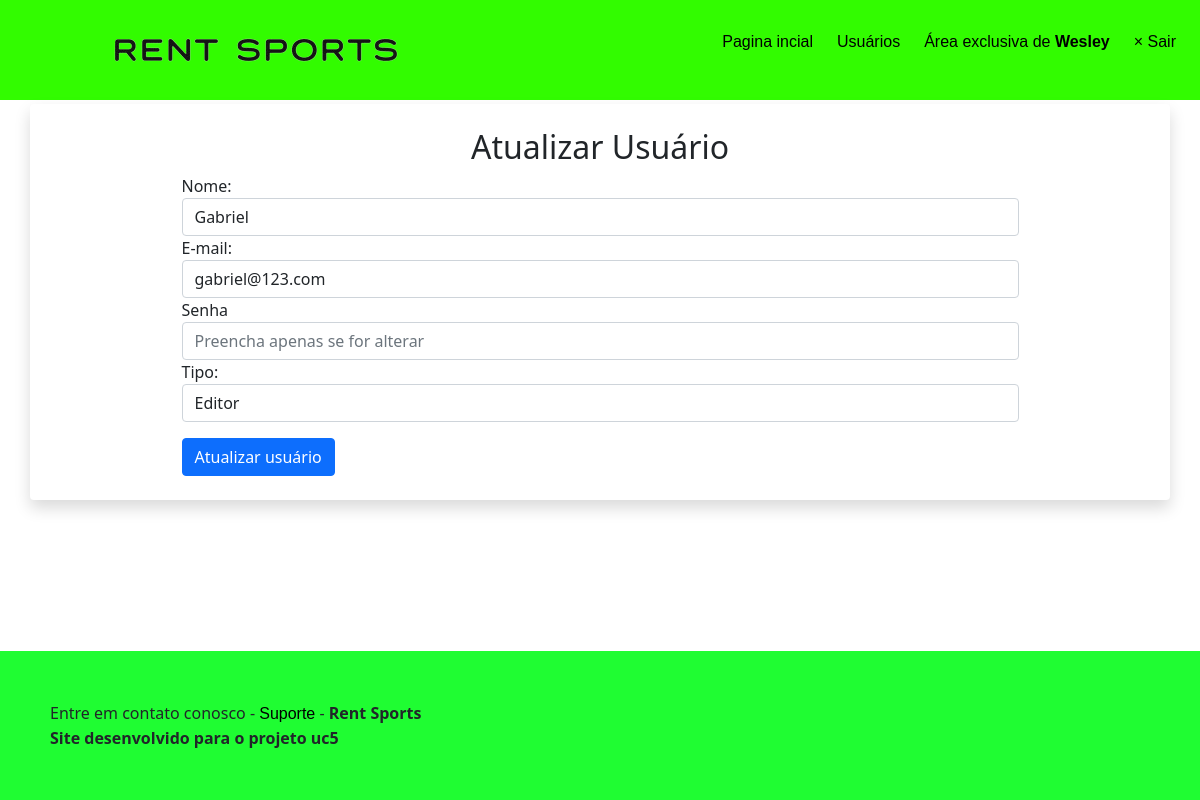
/admin/usuario-atualiza.php?id=23 (signed in), run on the app's committed database.
### tables this page shows
CREATE TABLE `usuarios` (
  `id` smallint(6) NOT NULL,
  `nome` varchar(45) NOT NULL,
  `email` varchar(40) NOT NULL,
  `senha` varchar(255) NOT NULL,
  `tipo` enum('admin','editor') NOT NULL
);

### includes/funcoes-usuarios.php (called while the page is built, shortened)
<?php
function lerUmUsuario(mysqli $conexao, int $id):array{
    $sql = "SELECT id, nome, email, tipo, senha FROM usuarios
    WHERE id = $id";
    $resultado = mysqli_query($conexao, $sql) or die(mysqli_error($conexao));
    return mysqli_fetch_assoc($resultado);
}

### admin/usuario-atualiza.php (the view, shortened to what this page needs)
<?php
require "../includes/cabecalho-admin.php";
require "../includes/funcoes-usuarios.php";
$id = filter_input(INPUT_GET, 'id', FILTER_SANITIZE_NUMBER_INT);
$usuario = lerUmUsuario($conexao, $id);
?>
<div class="row">
  <article class="col-12 bg-white rounded shadow my-1 py-4">
    <h2 class="text-center">Atualizar Usuário</h2>
    <form class="mx-auto w-75" action="" method="post" id="form-atualizar" name="form-atualizar">
      <div class="form-group">
        <label for="nome">Nome:</label>
        <input value="<?=$usuario['nome']?>" class="form-control" required type="text" id="nome" name="nome">
      </div>
      <div class="form-group">
        <label for="email">E-mail:</label>
        <input value="<?=$usuario['email']?>" class="form-control" required type="email" id="email" name="email">
      </div>
      <div class="form-group">
        <label for="nova-senha">Senha</label>
        <input class="form-control" type="password" id="senha" name="senha" placeholder="Preencha apenas se for alterar">
      </div>
      <div class="form-group">
        <label for="tipo">Tipo:</label>
        <select class="form-control" name="tipo" id="tipo" required>
          <option <?php if($usuario['tipo'] == 'editor') echo " selected "?> value="editor">Editor</option>
        </select>
      </div>
      <button class="btn btn-primary mt-3" name="atualizar">Atualizar usuário</button>
    </form>
  </article>
</div>
<?php
require "../includes/rodape.php";
?>

### css/projeto.css (style rules this page uses)
* { box-sizing: border-box; margin: 0; padding: 0%; }
h2 { text-align: center; }
body { display: flex; min-height: 100vh; flex-direction: column; background-attachment: fixed; }
select { border: 2px solid #32fc00; }

### data on the page
usuarios: nome "Gabriel", email "gabriel@123.com", tipo "Editor"

### other printed values
$_SESSION['nome'] "Wesley"
